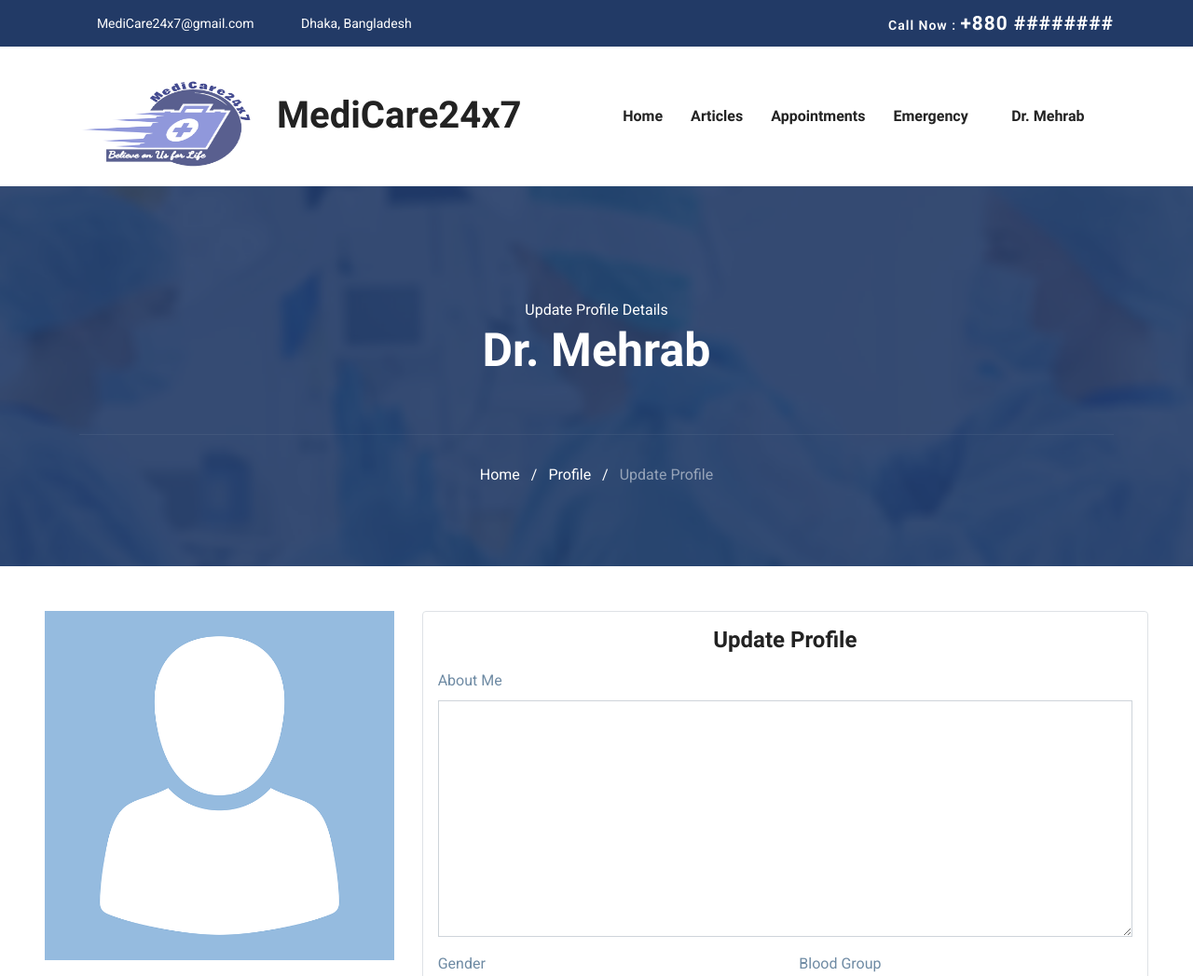
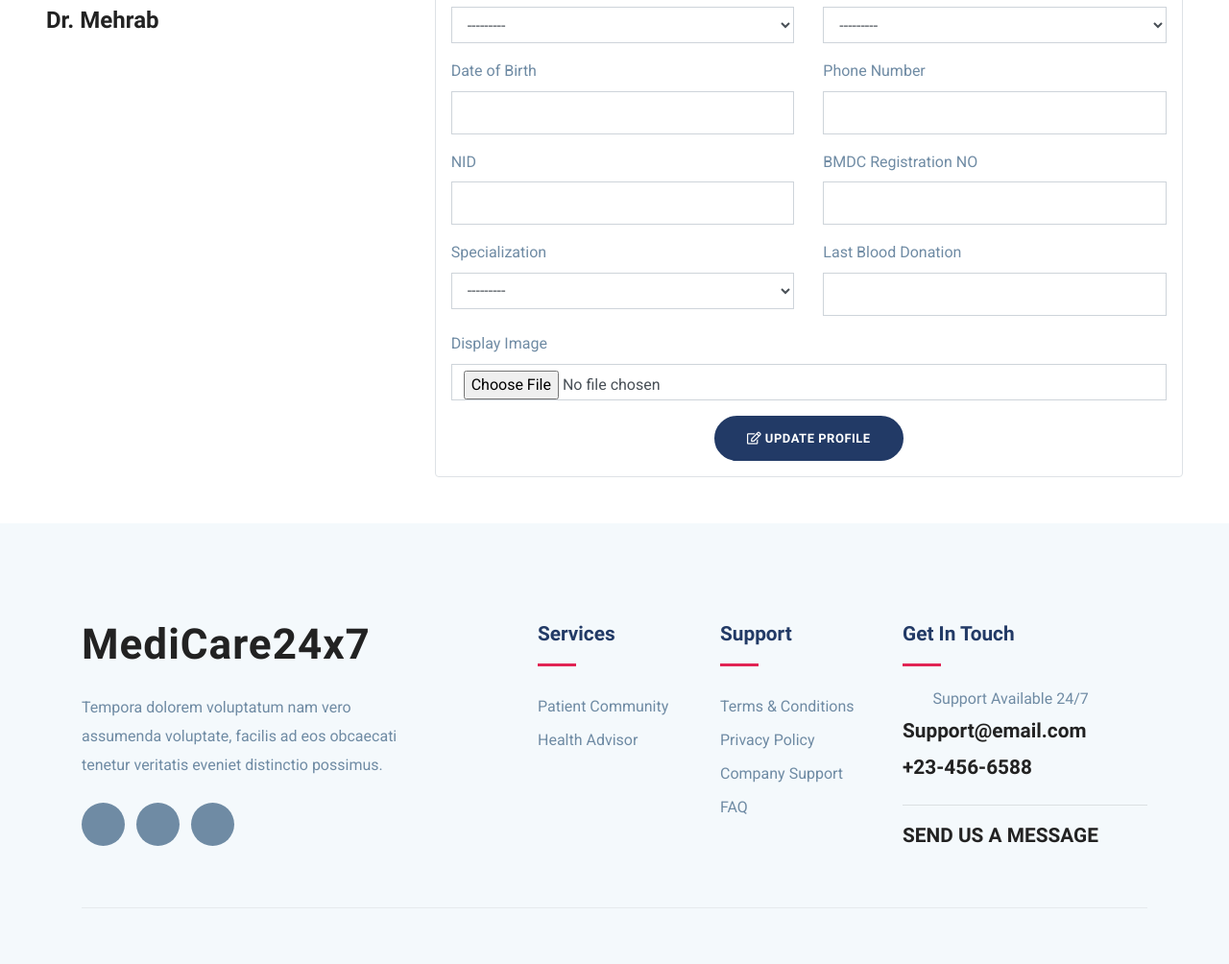
The app's page /accounts/doctor-edit-profile (signed in) with its own data (2 pictures, top to bottom).
### accounts/models.py (models this page shows, shortened)
class UserModel(AbstractBaseUser, PermissionsMixin):
    email = models.EmailField(max_length=255, unique=True)  # Email
    name = models.CharField(max_length=255)  # Name
    is_patient = models.BooleanField(default=False)  # True if patient
    is_doctor = models.BooleanField(default=False)  # True if doctor
    is_active = models.BooleanField(default=True)  # True if active
    is_staff = models.BooleanField(default=False)
    is_admin = models.BooleanField(default=False)
    is_superuser = models.BooleanField(default=False)
    date_joined = models.DateTimeField(auto_now_add=True)
    USERNAME_FIELD = 'email'
    REQUIRED_FIELDS = ['name']  # Email & Password are required by default.
    objects = MyUserManager()  # User manager for the User Model

class DoctorModel(models.Model):
    GENDER_CHOICES = [
        ('Male', 'Male'),
        ('Female', 'Female'),
        ('Other', 'Other'),
    ]
    BLOOD_GROUP_CHOICES = [
        ('A+', 'A+'),
        ('A-', 'A-'),
        ('B+', 'B+'),
        ('B-', 'B-'),
        ('AB+', 'AB+'),
        ('AB-', 'AB-'),
        ('O+', 'O+'),
        ('O-', 'O-'),
    ]
    SpecializationModel= [
        ('Cardiology', 'Cardiology'),
        ('Dentistry', 'Dentistry'),
        ('Dermatology', 'Dermatology'),
        ('Endocrinology', 'Endocrinology'),
        ('Gastroenterology', 'Gastroenterology'),
        ('General Surgery', 'General Surgery'),
    ]
    user = models.OneToOneField(UserModel, on_delete=models.CASCADE)
    bio = models.TextField(null=True, blank=True)
    image = models.ImageField(null=True, blank=True)
    gender = models.CharField(max_length=10, choices=GENDER_CHOICES, null=True, blank=True)
    blood_group = models.CharField(max_length=10, choices=BLOOD_GROUP_CHOICES, null=True, blank=True)
    date_of_birth = models.DateField(null=True, blank=True)
    phone = models.CharField(max_length=15, null=True, blank=True)
    NID = models.CharField(max_length=50, null=True, blank=True)
    specialization = models.CharField(max_length=20, choices=SpecializationModel, null=True, blank=True)
    BMDC_regNo = models.CharField(max_length=100, null=True, blank=True)
    last_donation = models.DateField(null=True, blank=True)

### accounts/views.py (the view, shortened to what this page needs)
# urls.py: path('accounts/doctor-edit-profile', doctor_profile_edit_view, name='doctor-edit-profile'),
@login_required(login_url="login")
def doctor_profile_edit_view(request):  # The doctor's profile edit page
    user = request.user
    profile = DoctorModel.objects.get(user=user)  # Get the doctor's profile
    form = DoctorEditProfileForm(
        instance=profile
    )  # A form bound to the doctor's profile
    context = {  # Context to render the view
        "form": form,  # The form
        "profile": profile,  # The doctor's profile
    }
    return render(request, "accounts/edit-profile.html", context)  # Render the view

### accounts/forms.py
class DoctorEditProfileForm(ModelForm):
    class Meta:
        model = DoctorModel
        fields = '__all__'
        exclude = ['user']

### templates/accounts/edit-profile.html (shortened to what this page needs)
{% extends "base.html" %}
{% load static %}
{% load widget_tweaks %}
{% block content %}
<section class="page-title bg-1">
    <div class="container">
        <div class="row">
            <div class="col-md-12">
                <div class="block text-center">
                    <span class="text-white">Update Profile Details</span>
                    <h1 class="text-capitalize mb-5 text-lg">{{ user.name }}</h1>
                    <ul class="list-inline breadcumb-nav">
                        <li class="list-inline-item"><a href="{% url 'home' %}" class="text-white">Home</a></li>
                        <li class="list-inline-item"><span class="text-white">/</span></li>
                        {% if user.is_authenticated and user.is_doctor %}
                        <li class="list-inline-item">
                            <a href="{% url 'doctor-profile' request.user.id %}" class="text-white">Profile</a>
                        </li>
                        {% elif user.is_authenticated and user.is_patient %}
                        <li class="list-inline-item">
                            <a href="{% url 'patient-profile' request.user.id %}" class="text-white">Profile</a>
                        </li>
                        {% endif %}
                        <li class="list-inline-item"><span class="text-white">/</span></li>
                        <li class="list-inline-item text-white-50">Update Profile</li>
                    </ul>
                </div>
            </div>
        </div>
    </div>
</section>
<div class="container-fluid p-5">
    {% if user.is_doctor %}
    <div class="row">
        <div class="col-lg-4 col-md-6">
            <div class="doctor-img-block">
                {% if profile.image %}
                <h1>vvv</h1>
                <img src="{{ profile.image.url }}" alt="{{ user.name }}" class="img-fluid w-100">
                {% else %}
                <img src="{% static 'images/placeholders/user-placeholder.png' %}" alt="{{ user.name }}"
                     class="img-fluid w-100">
                {% endif %}
                <div class="info-block mt-4">
                    <p class="mb-1">
                        <span class="h3">{{ profile.user.name }}</span>
                    </p>
                </div>
            </div>
        </div>
        <div class="col-lg-8 col-md-6">
            <div class="row">
                <div class="col-lg-12 col-md-12 col-sm-12">
                    <form class="p-3 border rounded" enctype="multipart/form-data"  method="post">
                        <h3 class="text-center mb-3">Update Profile</h3>
                        <div class="row">
                            <div class="col-lg-12">
                                <div class="form-group">
                                    <label>About Me</label>
                                    {{ form.bio|add_class:"form-control"|attr:"autofocus" }}
                                </div>
                            </div>
                        </div>
                        <div class="row">
                            <div class="col-lg-6">
                                <div class="form-group">
                                    <label>Gender</label>
                                    {{ form.gender|add_class:"form-control" }}
                                </div>
                            </div>
                            <div class="col-lg-6">
                                <div class="form-group">
                                    <label>Blood Group</label>
                                    {{ form.blood_group|add_class:"form-control" }}
                                </div>
                            </div>
                        </div>
                        <div class="row">
                            <div class="col-lg-6">
                                <div class="form-group">
                                    <label>Date of Birth</label>
                                    {{ form.date_of_birth|add_class:"form-control" }}
                                </div>
                            </div>
                            <div class="col-lg-6">
                                <div class="form-group">
                                    <label>Phone Number</label>
                                    {{ form.phone|add_class:"form-control" }}
                                </div>
                            </div>
                        </div>
                        <div class="row">
                            <div class="col-lg-6">
                                <div class="form-group">
                                    <label>NID</label>
                                    {{ form.NID|add_class:"form-control" }}
                                </div>
                            </div>
                            <div class="col-lg-6">
                                <div class="form-group">
                                    <label>BMDC Registration NO</label>
                                    {{ form.BMDC_regNo|add_class:"form-control" }}
                                </div>
                            </div>
                        </div>
                        <div class="row">
                            <div class="col-lg-6">
                                <div class="form-group">
                                    <label>Specialization</label>
                                    {{ form.specialization|add_class:"form-control" }}
                                </div>
                            </div>
                            <div class="col-lg-6">
                                <div class="form-group">
                                    <label>Last Blood Donation</label>
                                    {{ form.last_donation|add_class:"form-control" }}
                                </div>
                            </div>
                        </div>
                        <div class="row">
                            <div class="col-lg-12">
                                <div class="form-group">
                                    <label>Display Image</label>
                                    {{ form.image|add_class:"form-control" }}
                                </div>
                            </div>
                        </div>
                        <div class="text-center">
                            <button class="btn btn-main btn-round-full" type="submit">
                                <i class="far fa-edit"></i><span> Update Profile</span>
                            </button>
                        </div>
                    </form>
                </div>
            </div>
        </div>
    </div>
    {% endif %}
</div>
{% endblock %}

### templates/navbar.html (shortened to what this page needs)
{% load static %}
<nav class="navbar navbar-expand-lg navigation" id="navbar">
    <div class="container">
        <a class="navbar-brand" href="{% url 'home' %}">
            <h1><img src="{% static 'images/logo1.png' %}" alt="" class="img-fluid" style="width: 212px ;height: 106px;">MediCare24x7</h1>
        </a>
        <div class="collapse navbar-collapse" id="navbarmain">
            <ul class="navbar-nav ml-auto">
                <li class="nav-item active">
                    <a class="nav-link" href="{% url 'home' %}">Home</a>
                </li>
                <li class="nav-item"><a class="nav-link" href="#">Articles</a></li>
                {% if request.user.is_authenticated and request.user.is_doctor %}
                <li class="nav-item">
                    <a class="nav-link" href="#">Appointments</a>
                </li>
                {% elif request.user.is_authenticated and request.user.is_patient %}
                <li class="nav-item">
                    <a class="nav-link" href="#">Appointments</a>
                </li>
                {% endif %}
                <li class="nav-item dropdown">
                    <a class="nav-link dropdown-toggle" href="#" id="dropdown02"
                       data-toggle="dropdown" aria-haspopup="true" aria-expanded="false">Emergency <i
                            class="icofont-thin-down"></i></a>
                </li>
                {% if request.user.is_authenticated %}
                <li class="nav-item dropdown">
                    <a class="nav-link dropdown-toggle" href="#" id="dropdown03" data-toggle="dropdown"
                       aria-haspopup="true" aria-expanded="false">{{ request.user.name }} <i
                            class="icofont-thin-down"></i></a>
                </li>
                {% endif %}
            </ul>
        </div>
    </div>
</nav>

### static-files/css/style.css (style rules this page uses)
html { overflow-x: hidden; }
body { line-height: 1.6; font-family: "Roboto", sans-serif; -webkit-font-smoothing: antialiased; font-size: 16px; color: #6F8BA4; font-weight: 400; }
h1, .h1, h2, .h2, h3, .h3, h4, .h4, h5, .h5, h6, .h6 { font-family: "Exo", sans-serif; font-weight: 700; color: #222; }
h1, .h1 { font-size: 2.5rem; }
h3, .h3 { font-size: 1.5rem; }
p { line-height: 30px; }
input[type="email"], input[type="password"], input[type="text"], input[type="tel"] { box-shadow: none; height: 45px; outline: none; font-size: 14px; }
.form-control { box-shadow: none; border-radius: 0; }
.btn { display: inline-block; font-size: 14px; font-size: 0.8125rem; font-weight: 700; letter-spacing: .5px; padding: .75rem 2rem; font-family: "Exo", sans-serif; text-transform: uppercase; border-radius: 5px; border: 2px solid transparent; transition: all .35s ease; }
.btn-main { background: #223a66; color: #fff; border-color: #223a66; }
.btn-round-full { border-radius: 50px; }
.text-lg { font-size: 3.75rem; }
a { color: #222; text-decoration: none; transition: all .35s ease; }
.page-title { padding: 120px 0px 70px 0px; position: relative; }
.page-title .block h1 { color: #fff; }
.page-title .breadcumb-nav { margin-top: 60px; padding-top: 30px; border-top: 1px solid rgba(255, 255, 255, 0.06); }
.text-lg { font-size: 50px; }
#navbarmain { padding: 20px 0px; }
#navbarmain .nav-link { font-weight: 600; padding: 10px 15px; color: #222; font-family: "Exo", sans-serif; text-transform: capitalize; font-size: 16px; transition: all .25s ease; }
.dropdown-toggle::after { display: none; }
.navbar-brand { margin-top: 10px; }
.bg-1 { background: url("../images/bg/22.jpg") no-repeat 50% 50%; background-size: cover; position: relative; }

### records on screen
UserModel: user.name "Dr. Mehrab", name "Dr. Mehrab"
DoctorModel: user.name "Dr. Mehrab", gender "---------", blood_group "---------", specialization "---------"
